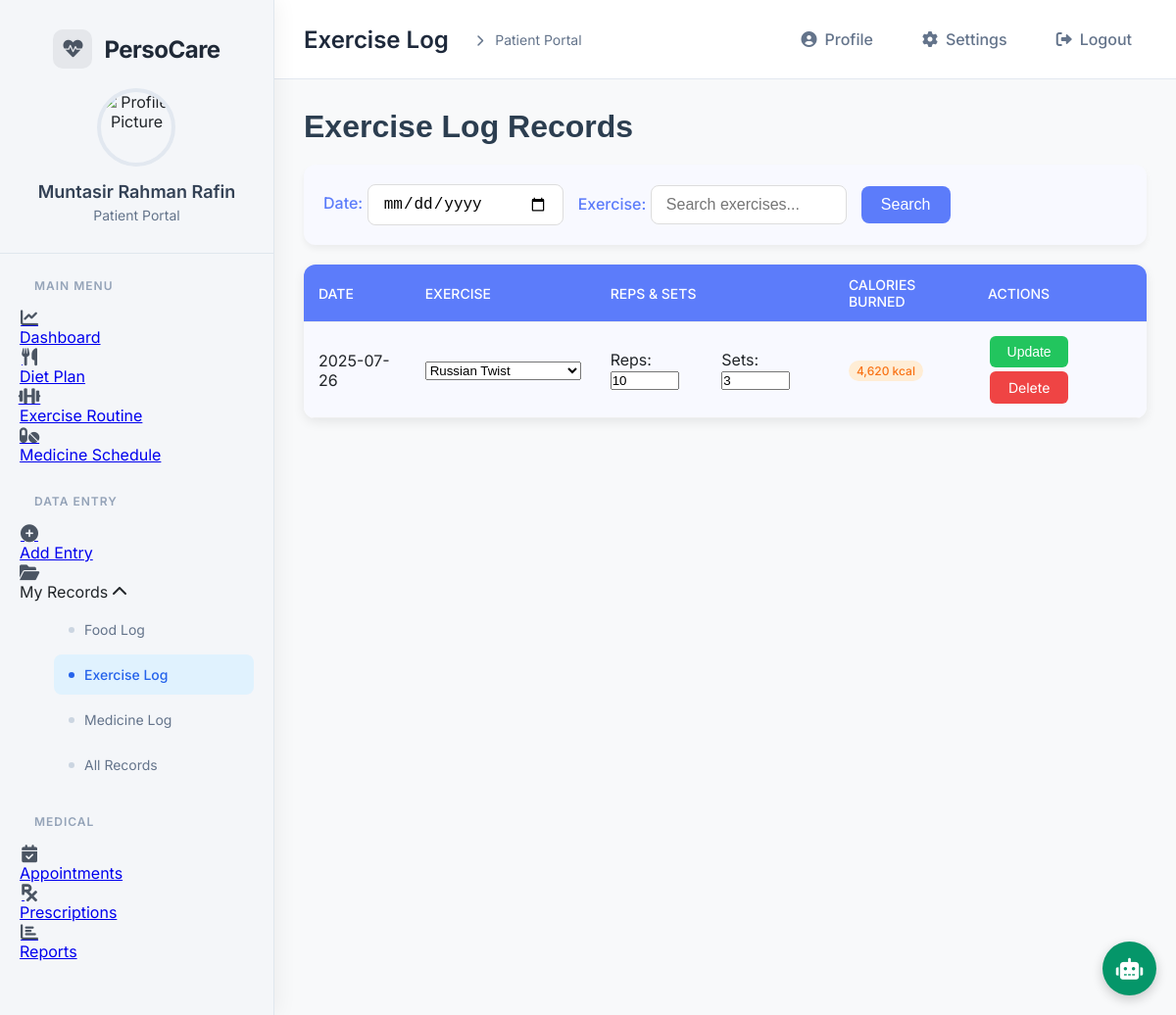
Screenshot of /Patient/patient_home.php?page=excerciselog (signed in) with the database file from the repository.
### tables this page shows
CREATE TABLE `exercise_log` (
  `id` int(11) NOT NULL,
  `user_id` int(11) NOT NULL,
  `exercise_id` int(11) NOT NULL,
  `log_date` date NOT NULL,
  `repetitions` int(11) NOT NULL,
  `sets` int(11) NOT NULL,
  `calorie_burned` decimal(10,2) NOT NULL
);

### Patient/patient_excerciselog.php (the view, shortened to what this page needs)
<?php
require_once '../dbPC.php';
$user_id = $_SESSION['user_id'];
$searchDate = $_GET['date'] ?? '';
$searchExercise = $_GET['exercise'] ?? '';
$query = "SELECT el.id, el.log_date, ep.name AS exercise_name,
                 el.repetitions, el.sets, el.calorie_burned
          FROM exercise_log el
          JOIN exercise_prs ep ON el.exercise_id = ep.id
          WHERE el.user_id = ?";
$params = [$user_id];
$stmt = $conn->prepare($query);
$stmt->execute($params);
$logs = $stmt->fetchAll(PDO::FETCH_ASSOC);
$exercises = $conn->query("SELECT * FROM exercise_prs")->fetchAll(PDO::FETCH_ASSOC);
?>
<h1>Exercise Log Records</h1>
<form method="get" class="search">
  <div>
    <label>Date:</label>
    <input type="date" name="date" value="<?= htmlspecialchars($searchDate) ?>">
  </div>
  <div>
    <label>Exercise:</label>
    <input type="text" name="exercise" value="<?= htmlspecialchars($searchExercise) ?>" placeholder="Search exercises...">
  </div>
  <div>
    <button type="submit">Search</button>
  </div>
</form>
<table>
  <tr>
    <th>Date</th>
    <th>Exercise</th>
    <th>Reps & Sets</th>
    <th>Calories Burned</th>
    <th>Actions</th>
  </tr>
  <?php foreach ($logs as $log): ?>
    <tr>
      <form method="post" class="inline-edit">
        <td><?= htmlspecialchars($log['log_date']) ?></td>
        <td>
          <select name="exercise_id">
            <?php foreach ($exercises as $exercise): ?>
              <option value="<?= $exercise['id'] ?>" <?= $exercise['name'] == $log['exercise_name'] ? 'selected' : '' ?>>
                <?= htmlspecialchars($exercise['name']) ?>
              </option>
            <?php endforeach; ?>
          </select>
        </td>
        <td>
          <div class="exercise-stats">
            <div>
              <span>Reps:</span>
              <input type="number" name="repetitions" value="<?= $log['repetitions'] ?>" min="1" style="width: 70px;">
            </div>
            <div>
              <span>Sets:</span>
              <input type="number" name="sets" value="<?= $log['sets'] ?>" min="1" style="width: 70px;">
            </div>
          </div>
        </td>
        <td>
          <span class="calories-badge"><?= number_format($log['calorie_burned']) ?> kcal</span>
        </td>
        <td>
          <button type="submit" class="action-btn btn-update">Update</button>
          <a href="?page=exerciselog&delete=<?= $log['id'] ?>" class="action-btn btn-delete" onclick="return confirm('Are you sure you want to delete this exercise log?')">Delete</a>
        </td>
      </form>
    </tr>
  <?php endforeach; ?>
</table>

### Patient/patient_home.php (style rules this page uses)
* { margin: 0; padding: 0; box-sizing: border-box; }
body { font-family: 'Inter', sans-serif; display: flex; min-height: 100vh; background: #f8f9fa; color: #212529; }

### Patient/patient_excerciselog.php (style rules this page uses)
h1 { font-family: Arial, sans-serif; margin-bottom: 20px; color: #2c3e50; }
form.search { display: flex; flex-wrap: wrap; gap: 15px; margin-bottom: 20px; align-items: center; background: #f8f9ff; padding: 20px; border-radius: 12px; box-shadow: 0 4px 6px rgba(0,0,0,0.05); }
form.search label { font-weight: 500; color: #5c7cfa; min-width: 100px; }
form.search input, form.search select { padding: 10px 15px; border: 1px solid #ddd; border-radius: 8px; font-size: 16px; width: 200px; background: white; }
form.search button { background: #5c7cfa; color: white; border: none; border-radius: 8px; padding: 10px 20px; cursor: pointer; font-size: 16px; transition: all 0.3s ease; }
table { width: 100%; border-collapse: collapse; background: white; border-radius: 12px; overflow: hidden; box-shadow: 0 4px 12px rgba(0,0,0,0.08); }
th, td { padding: 12px 15px; text-align: left; border-bottom: 1px solid #eee; }
th { background-color: #5c7cfa; color: white; font-weight: 500; text-transform: uppercase; font-size: 14px; }
tr:nth-child(even) { background-color: #f8f9ff; }
.action-btn { padding: 8px 12px; border: none; border-radius: 6px; color: white; cursor: pointer; font-size: 14px; display: inline-block; text-align: center; text-decoration: none; transition: all 0.2s ease; margin: 2px; }
.btn-update { background-color: #22c55e; width: 80px; }
.btn-delete { background-color: #ef4444; width: 80px; }
.calories-badge { display: inline-block; padding: 3px 8px; border-radius: 20px; font-size: 12px; background: #ffedd5; color: #f97316; font-weight: 500; }
.exercise-stats { display: flex; gap: 10px; }

### rows the page displays
exercise_log: log_date "2025-07-26", repetitions "10", sets "3", calorie_burned "4,620"

### other values shown
$_SESSION['name'] "Muntasir Rahman Rafin"
$page_titles[$page] "Exercise Log"
form field exercise_id "Russian Twist"
